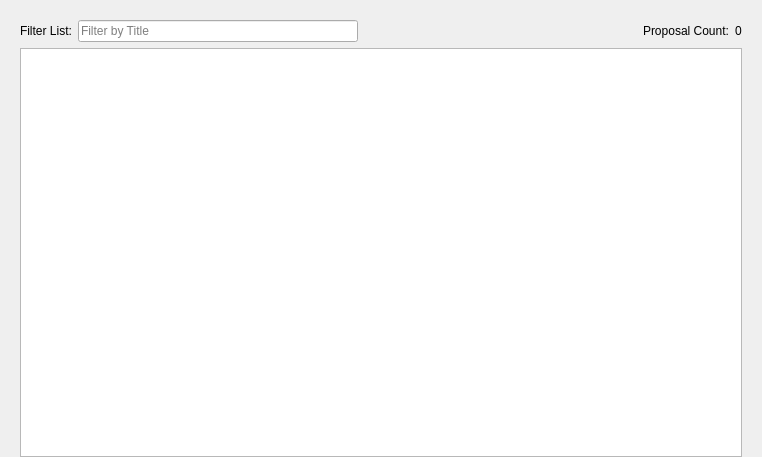
<?xml version="1.0" encoding="UTF-8"?>
<ui version="4.0">
 <class>GovernanceList</class>
 <widget class="QWidget" name="GovernanceList">
  <property name="geometry">
   <rect>
    <x>0</x>
    <y>0</y>
    <width>762</width>
    <height>457</height>
   </rect>
  </property>
  <property name="windowTitle">
   <string>Form</string>
  </property>
  <layout class="QVBoxLayout" name="topLayout">
   <property name="leftMargin">
    <number>20</number>
   </property>
   <property name="topMargin">
    <number>0</number>
   </property>
   <property name="rightMargin">
    <number>20</number>
   </property>
   <property name="bottomMargin">
    <number>0</number>
   </property>
   <item>
    <layout class="QVBoxLayout" name="verticalLayout">
     <property name="bottomMargin">
      <number>0</number>
     </property>
     <item>
      <spacer name="horizontalSpacer0">
       <property name="orientation">
        <enum>Qt::Horizontal</enum>
       </property>
       <property name="sizeHint" stdset="0">
        <size>
         <width>40</width>
         <height>20</height>
        </size>
       </property>
      </spacer>
     </item>
     <item>
      <layout class="QGridLayout" name="gridLayout_3">
       <item row="0" column="0">
        <layout class="QHBoxLayout" name="horizontalLayout_4">
         <property name="bottomMargin">
          <number>0</number>
         </property>
         <item>
          <widget class="QLabel" name="label_filter_2">
           <property name="text">
            <string>Filter List:</string>
           </property>
          </widget>
         </item>
         <item>
          <widget class="QLineEdit" name="filterLineEdit">
           <property name="toolTip">
            <string>Filter propsal list</string>
           </property>
           <property name="placeholderText">
            <string>Filter by Title</string>
           </property>
          </widget>
         </item>
         <item>
          <spacer name="horizontalSpacer_4">
           <property name="orientation">
            <enum>Qt::Horizontal</enum>
           </property>
           <property name="sizeHint" stdset="0">
            <size>
             <width>10</width>
             <height>20</height>
            </size>
           </property>
          </spacer>
         </item>
         <item>
          <widget class="QLabel" name="label_count_2">
           <property name="text">
            <string>Proposal Count:</string>
           </property>
          </widget>
         </item>
         <item>
          <widget class="QLabel" name="countLabel">
           <property name="text">
            <string notr="true">0</string>
           </property>
          </widget>
         </item>
        </layout>
       </item>
       <item row="1" column="0">
        <widget class="QTableView" name="govTableView">
        </widget>
       </item>
      </layout>
     </item>
    </layout>
   </item>
  </layout>
 </widget>
 <resources/>
 <connections/>
</ui>
